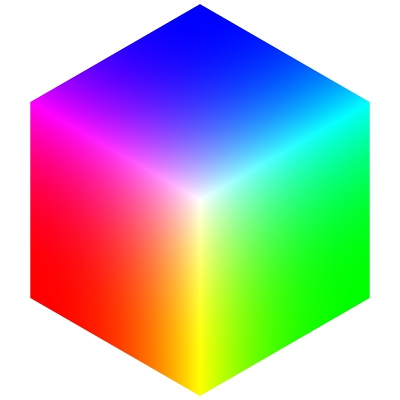
#> input picture RGB.jpg, 400 x 400 px, found by its file name
$ python praticaii.py
#> lines starting #> are read from the running program, lines starting #| are printed output that depends on the picture
from urllib.request import urlopen
from PIL import Image # package pillow
import math

def criarImagemRGB():
    img = Image.new( "RGB", (512,256))
    raster = img.load()
    for i in range(img.size[0]):
        for j in range(img.size[1]):
            raster[i,j] = (220,219,97,255)
    (r, g, b) = img.getpixel((0, 0))
    print(r, g, b)
    return img

# [42 lines left out: functions converterParaEscalaDeCinza, criarImagemBinaria, not called in this run]
'''
# Chamada da função
imagem_binaria = criarImagemBinaria()
imagem_binaria.show()
'''

img = Image.open(urlopen("https://www.inf.ufsc.br/~roberto.willrich/INE5431/RGB.jpg"))
#> img is the input picture: PIL image 400x400 RGB; mean R, G, B 181.5, 181.6, 181.4
img.show()
criarImagemRGB().show()
#> in criarImagemRGB, `img = Image.new( "RGB", (512,256))`: img: PIL image 512x256 RGB; every value is 0
#> in criarImagemRGB, `(r, g, b) = img.getpixel((0, 0))`: r = 220; g = 219; b = 97
#| 220 219 97
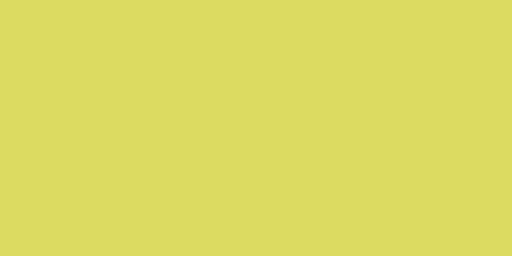
#> shown: PIL image 512x256 RGB; mean R, G, B 220, 219, 97
#> (the run stopped early here; a loop or call above may not have finished)
